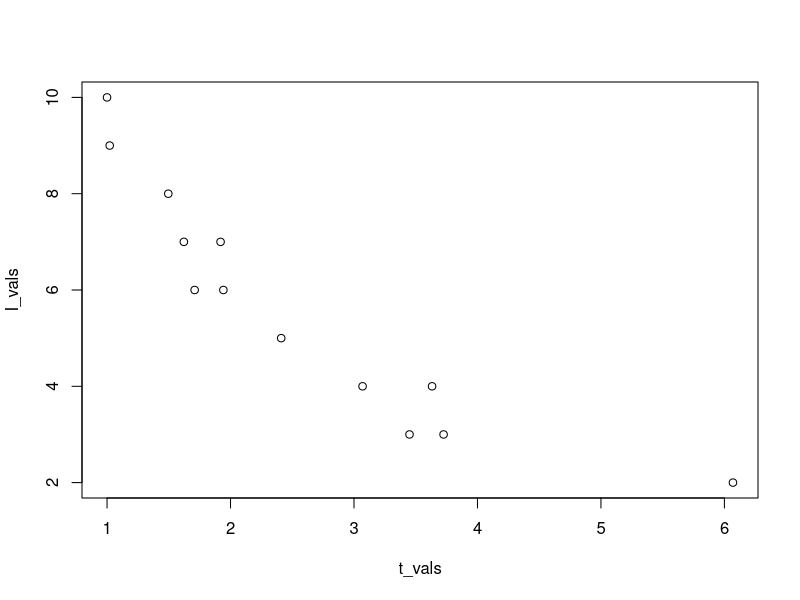

Generate this figure with R:
# ------ The following script is an example project for the Diversity of viruses project -------#
b <- 1
g <- 0.1
N <- 200
mu <- 0
m <- 1
t <- 1
I <- 10
S <- N-I
Time <- 5

S_vals <- list(S=S)

I_vals <- list(I=I)

t_vals <- list(t=t)

i <- 2
dt <- 0
while (t < Time){
  w1 <- N-S + g*I - (b*I*S)/N
  w2 <- (b*I*S)/N - g*I
  W <- w1 + w2
  dt <- -log2(runif(1))/W
  t <- t + dt
  
  if(runif(1) < w1/W){
    S <- S-1
    I <- I+1
  }
  else{
    I <- I-1
    S <- S+1
  }
  S_vals <- c(S_vals, S)
  I_vals <- c(I_vals, I)
  t_vals <- c(t_vals, t)
}

plot(t_vals, I_vals)